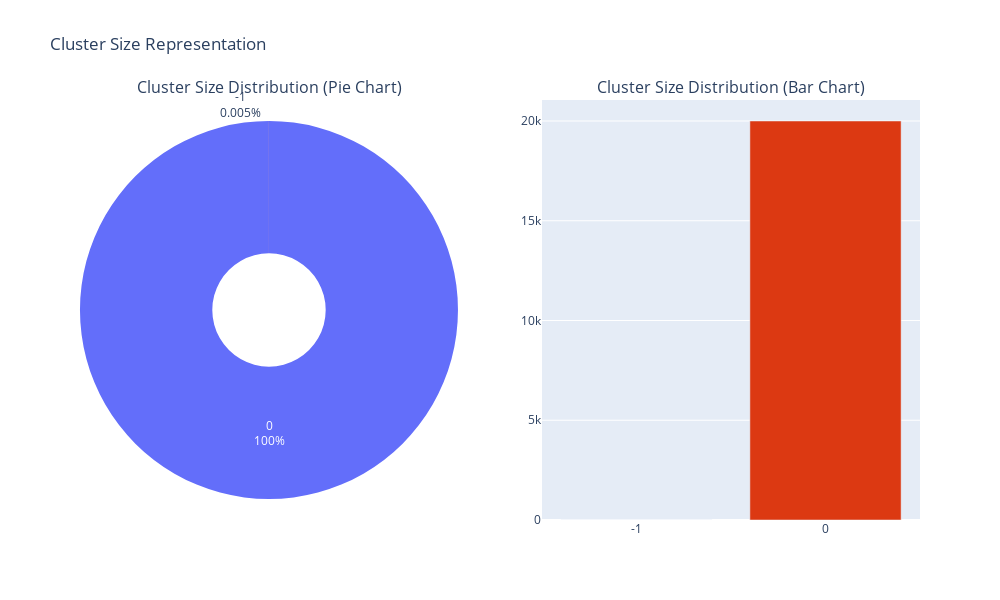

The notebook cell this image was saved under:
### Code cell
cluster_sizes = X_sample_reduced['cluster'].value_counts().sort_index()

fig = make_subplots(
    rows=1, cols=2, 
    specs=[[{'type': 'pie'}, {'type': 'bar'}]], 
    subplot_titles=("Cluster Size Distribution (Pie Chart)", "Cluster Size Distribution (Bar Chart)")
)

fig.add_trace(
    go.Pie(
        labels=cluster_sizes.index,
        values=cluster_sizes.values,
        hole=.3,
        textinfo='label+percent',
    ),
    row=1, col=1
)

fig.add_trace(
    go.Bar(
        x=cluster_sizes.index,
        y=cluster_sizes.values,
        marker_color=px.colors.qualitative.G10,
    ),
    row=1, col=2
)

fig.update_layout(
    title_text="Cluster Size Representation",
    height=600,
    width=1000,
    showlegend=False
)

fig.show()

### Figure 1 — Plotly figure (JSON) as saved in the notebook; plotly's stock layout.template omitted (floating-point values rounded to 4 significant figures)
{"data": [{"domain": {"x": [0, 0.45], "y": [0, 1]}, "hole": 0.3, "labels": ["-1", "0"], "textinfo": "label+percent", "type": "pie", "values": [1, 19999]}, {"marker": {"color": ["#3366CC", "#DC3912", "#FF9900", "#109618", "#990099", "#0099C6", "#DD4477", "#66AA00", "#B82E2E", "#316395"]}, "type": "bar", "x": ["-1", "0"], "xaxis": "x", "y": [1, 19999], "yaxis": "y"}], "layout": {"annotations": [{"font": {"size": 16}, "showarrow": false, "text": "Cluster Size Distribution (Pie Chart)", "x": 0.225, "xanchor": "center", "xref": "paper", "y": 1, "yanchor": "bottom", "yref": "paper"}, {"font": {"size": 16}, "showarrow": false, "text": "Cluster Size Distribution (Bar Chart)", "x": 0.775, "xanchor": "center", "xref": "paper", "y": 1, "yanchor": "bottom", "yref": "paper"}], "height": 600, "showlegend": false, "title": {"text": "Cluster Size Representation"}, "width": 1000, "xaxis": {"anchor": "y", "domain": [0.55, 1]}, "yaxis": {"anchor": "x", "domain": [0, 1]}}}
